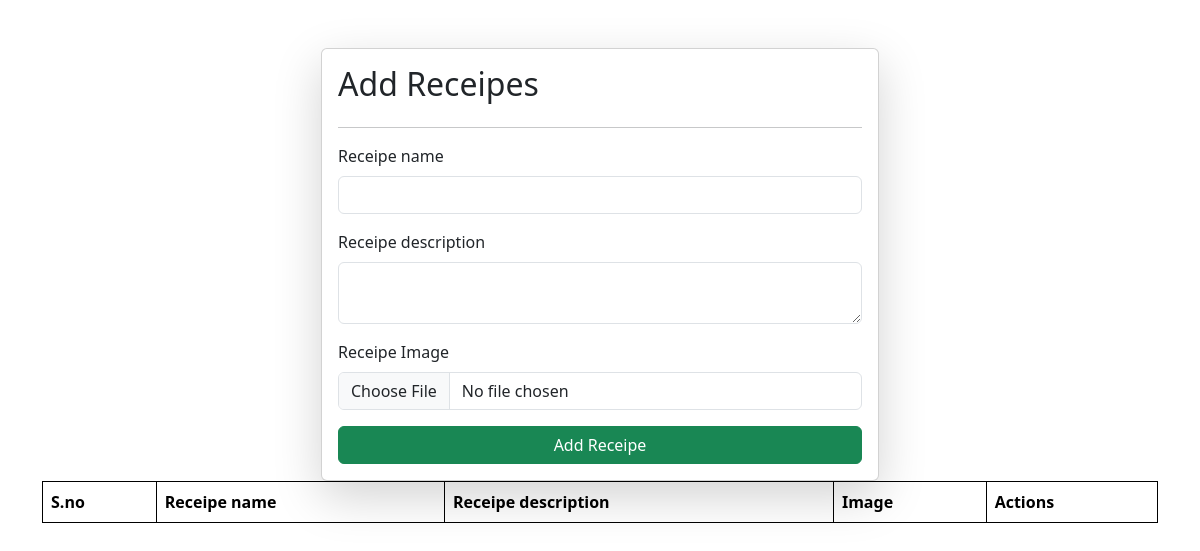
The app's page /receipes/, older data.
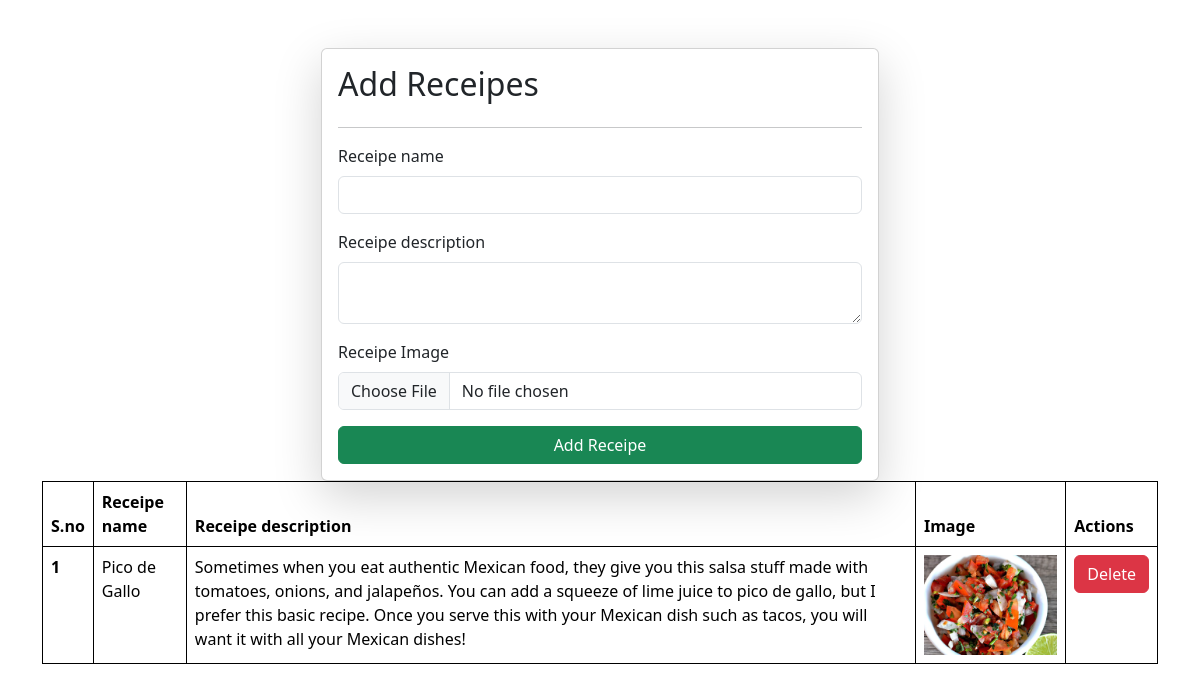
The same page, newer data.
### vege/models.py (models this page shows)
class Receipe(models.Model):
    receipe_name = models.CharField(max_length=100)
    receipe_description = models.TextField()
    receipe_image = models.ImageField(upload_to="receipe")

### vege/views.py (the view, shortened to what this page needs)
# urls.py: path('receipes/', receipes, name = "receipes"),
def receipes(request):
    queryset = Receipe.objects.all()
    context = {'receipes':queryset}
    return render(request,'receipes.html', context)

### vege/templates/receipes.html (shortened to what this page needs)
{%extends "base.html"%}
{% block start %}
<div class="container mt-5">
    <form class="col-6 mx-auto card p-3 shadow-lg" method="post" enctype="multipart/form-data">
        <h2>Add Receipes</h2>
        <hr>
        <div class="mb-3">
          <label for="exampleInputEmail1" class="form-label">Receipe name</label>
          <input name="receipe_name" type="text" class="form-control">
        </div>
        <div class="mb-3">
          <label for="exampleInputPassword"  class="form-label">Receipe description</label>
          <textarea class="form-control" name="receipe_description" required></textarea>
        </div>
        <div class="mb-3">
          <label for="exampleInputPassword1" class="form-label">Receipe Image</label>
          <input name="receipe_image" type="file" class="form-control">
        </div>
        <button type="submit" class="btn btn-success">Add Receipe</button>
      </form>
      <table class="table">
        <thead>
          <tr>
            <th scope="col">S.no</th>
            <th scope="col">Receipe name</th>
            <th scope="col">Receipe description</th>
            <th scope="col">Image</th>
            <th scope="col">Actions</th>
          </tr>
        </thead>
        <tbody>
          {% for receipe in receipes %}
          <tr>
            <th scope="row">{{forloop.counter}}</th>
            <td>{{receipe.receipe_name}}</td>
            <td>{{receipe.receipe_description}}</td>
            <td>
             <img src="{{receipe.receipe_image}}" style="height: 100px;"></td>
              <td>
                 <a href="/delete_receipe/{{receipe.id}}/" class="btn btn-danger">Delete</a>
             </td>
            </tr>
          {%endfor %}
        </tbody>
      </table>
</div>
{% endblock %}

### home/TEMPLATES/base.html (shortened to what this page needs)
<!DOCTYPE html>
<html lang="en">
<head>
    <link href="https://cdn.jsdelivr.net/npm/bootstrap@5.3.3/dist/css/bootstrap.min.css" rel="stylesheet">
</head>
</head>
<body>
    {% block start %}
    {% endblock %}
</body>
</html>

### home/TEMPLATES/base.html (style rules this page uses)
table, th, td { border: 1px solid black; }

Row changes from the older to the newer data that the page shows:
added Receipe: receipe_name "Pico de Gallo", receipe_description "Sometimes when you eat authentic Mexican food, they give you this salsa stuff made with tomatoes, onions, and jalapeños. You can add a squeeze of lime juice to pico de gallo, but I prefer this basic recipe. Once you serve this with your Mexican dish such as tacos, you will want it with all your Mexican dishes!", receipe_image (picture)
